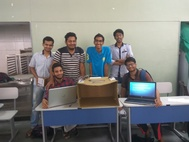
#> input picture A1/CS16BTECH11030/image_s.jpg, 189 x 142 px, shrunk from 922 x 691 before the run; the run also reads 2 pictures not shown here
$ jupyter execute --allow-errors solution_123.ipynb
#> lines starting #> are read from the running program, lines starting #| are printed output that depends on the picture
[cell 1]
import numpy as np
import cv2
import pandas as pd
import matplotlib.pyplot as plt
from scipy.signal import convolve2d
import time

start = time.time()

**Input image is padded with black pixels from all the sides using half the length and width of template. First parameter is the input image, second is template and third tests whether you want to print input image and template along with the result. The last parameter is the name of the output file**

Function to do cross correlation

[cell 2]
def corelate(img, temp, flag=0, name=""):
    #loading image
#> called with img = 'image_s.jpg', temp = 'temp_s.jpg', flag = 1, name = '1a.jpg'
    image = cv2.imread(img, cv2.IMREAD_GRAYSCALE)
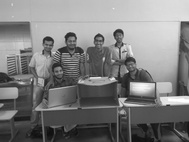
#> image: shape (142, 189); min 11, max 255, mean 125.6
    template = cv2.imread(temp, cv2.IMREAD_GRAYSCALE)
    print(image.shape)
#| (142, 189)
    print(template.shape)
#| (19, 19)
    pad_x = int(template.shape[0]/2)
#> pad_x = 9
    pad_y = int(template.shape[1]/2)
#> pad_y = 9
    #new image will be stored in this array
    new_img = np.zeros(shape=image.shape)
    #padding
    image = np.pad(image, ((pad_x, pad_x), (pad_y, pad_y)), 'constant')
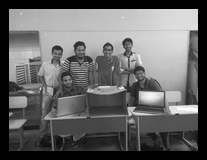
#> image: shape (160, 207); min 0, max 255, mean 101.8
    temp_x = template.shape[0]
#> temp_x = 19
    temp_y = template.shape[1]
#> temp_y = 19
    for i in range(new_img.shape[0]):
        for j in range(new_img.shape[1]):
            patch = image[i:i+temp_x, j:j+temp_y]    #patch of image
            new_img[i][j] = np.sum(((patch-np.mean(patch))/(np.std(patch)+1e-7))*template)    #cross corelating
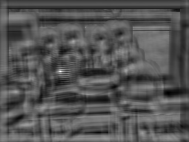
#> new_img: shape (142, 189) float64; min -4263.8, max 9914.4, mean 458.9; drawn with min black and max white
#             new_img[i][j] = np.sum(patch*template)/np.sqrt(np.sum(patch*patch)*np.sum(template*template))

    if flag == 1:
        plt.imshow(image, cmap = 'gray', interpolation = 'bicubic')
        plt.show()

        plt.imshow(template, cmap = 'gray', interpolation = 'bicubic')
        plt.show()
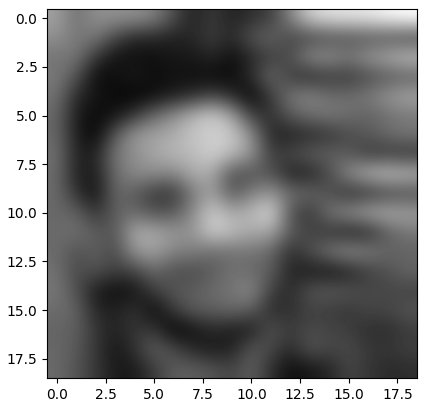
#> figure drawn by matplotlib, 1 panel

    spot = np.unravel_index(np.argmax(new_img, axis=None), new_img.shape)
#> spot = (71, 60)
    print("COORDINATE OF MAX VALUE(WHITEST SPOT): (", spot[1], ",",spot[0], ")")
#| COORDINATE OF MAX VALUE(WHITEST SPOT): ( 60 , 71 )
    plt.imshow(new_img, cmap = 'gray', interpolation = 'bicubic')
#     plt.show()
    if len(name) > 0:
        plt.savefig(name)
    plt.show()
    plt.clf()

# **1) a)**

[cell 3]
corelate("image_s.jpg", "temp_s.jpg", 1, "1a.jpg")

**It can be observed that there is bright spot in the above image where there is my face.**

# **1) b)**

[cell 4]
corelate("u2cuba.jpg", "trailer.png", name="1b.jpg")
#> call 2 of corelate, with img = 'u2cuba.jpg', temp = 'trailer.png', flag = 0, name = '1b.jpg'
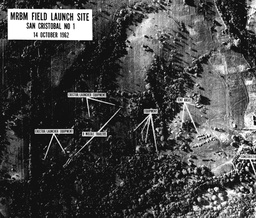
#> input picture A1/CS16BTECH11030/u2cuba.jpg, 256 x 218 px, shrunk from 1250 x 1063 before the run
#> in corelate, image is the input picture: shape (218, 256); min 0, max 255, mean 71.4
#| (218, 256)
#| (8, 8)
#> in corelate (call 2), `image = np.pad(image, ((pad_x, pad_x), (pad_y, pad_y)), 'constant')`:
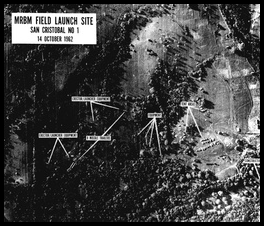
#> image: shape (226, 264); min 0, max 255, mean 66.8
#> after the loop in corelate (call 2), `for i in range(new_img.shape[0]):`:
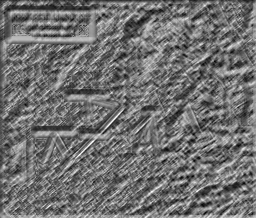
#> new_img: shape (218, 256) float64; min -1714, max 2126.9, mean -10.3; drawn with min black and max white
#> in corelate (call 2), `spot = np.unravel_index(np.argmax(new_img, axis=None), new_img.shape)`: spot = (141, 92)
#| COORDINATE OF MAX VALUE(WHITEST SPOT): ( 92 , 141 )

# **1) c)**

#> (a cell that did not finish here is left out)

#| (218, 256)
